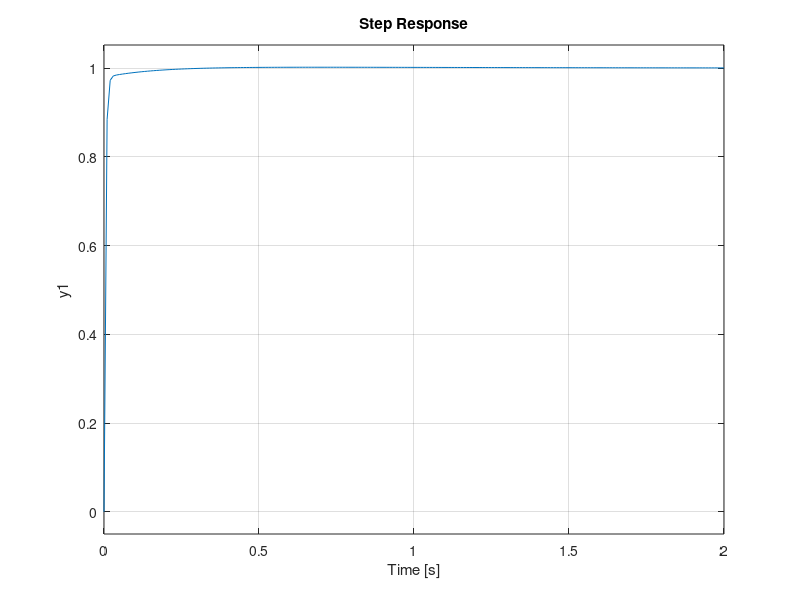

Here is the MATLAB script that generated this plot: (Note: this script raises an error after producing the figure.)

%%Vamos primeiro ver a resposta ao degrau em malha aberta.
s = tf('s');
P = 1/(0.22*s^2 + 2.52*s + 1);
step(P)

%{
 partir da tabela mostrada acima, vemos que o controlador proporcional ( $K_p$) reduz o tempo de subida, aumenta o overshoot e reduz o erro em regime permanente.

A função de transferência de malha fechada do nosso sistema de feedback unitário com um controlador proporcional é a seguinte, onde X(s)é nossa saída (igual Y(s)a ) e nossa referência R(s)é a entrada:
Kp = 300; 
C = pid(Kp) 
T = feedback(C*P,1) 

t = 0:0,01:2; 
passo(T,t)
%}
%{
Agora, vamos dar uma olhada no controle PD. A partir da tabela mostrada acima, vemos que a adição do controle derivativo ( $K_d$) tende a reduzir tanto o overshoot quanto o tempo de acomodação. A função de transferência em malha fechada do sistema dado com um controlador PD é:
Kp = 300; 
Kd = 10; 
C = pid(Kp,0,Kd) 
T = feedback(C*P,1) 

t = 0:0,01:2; 
passo(T,t)
%}
%{
Antes de prosseguir com o controle PID
vamos investigar o controle PI. 
A partir da tabela, vemos que a adição de controle integral ( Ki) tende a diminuir o tempo de subida
 aumentar tanto o overshoot quanto o tempo de estabilização e reduzir o erro em regime permanente. 
Para o sistema dado, a função de transferência em malha fechada com um controlador PI
Kp = 30; 
Ki = 70; 
C = pid(Kp,Ki) 
T = feedback(C*P,1) 

t = 0:0,01:2; 
passo(T,t)
%}

%%Agora, vamos examinar o controle PID. A função de transferência em malha fechada do sistema dado com um controlador PID
%%Após várias iterações de ajuste, os ganhos Kp= 350, Ki= 300 e Kd= 50 forneceram a resposta desejada.
Kp = 350;
Ki = 300;
Kd = 50;
C = pid(Kp,Ki,Kd)
T = feedback(C*P,1);

t = 0:0.01:2;
step(T,t)
pidTuner(P,C)
opts = pidtuneOptions( 'CrossoverFrequency' ,32, 'PhaseMargin' ,90); 
[C, info] = pidtune(P, 'pid' , opts)
